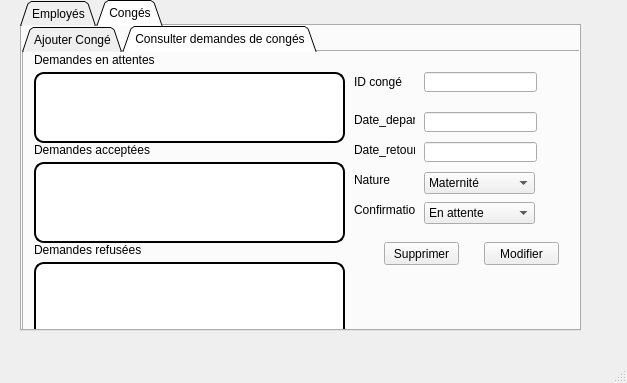
<?xml version="1.0" encoding="UTF-8"?>
<ui version="4.0">
 <class>MainWindow</class>
 <widget class="QMainWindow" name="MainWindow">
  <property name="geometry">
   <rect>
    <x>0</x>
    <y>0</y>
    <width>627</width>
    <height>383</height>
   </rect>
  </property>
  <property name="windowTitle">
   <string>MainWindow</string>
  </property>
  <widget class="QWidget" name="centralwidget">
   <widget class="QScrollBar" name="verticalScrollBar">
    <property name="geometry">
     <rect>
      <x>800</x>
      <y>20</y>
      <width>21</width>
      <height>581</height>
     </rect>
    </property>
    <property name="orientation">
     <enum>Qt::Vertical</enum>
    </property>
   </widget>
   <widget class="QLabel" name="label_2">
    <property name="geometry">
     <rect>
      <x>320</x>
      <y>50</y>
      <width>81</width>
      <height>171</height>
     </rect>
    </property>
    <property name="text">
     <string/>
    </property>
    <property name="pixmap">
     <pixmap>../../154067405_1632533030284127_9027939143200895570_n.png</pixmap>
    </property>
   </widget>
   <widget class="QTabWidget" name="tabWidget_2">
    <property name="geometry">
     <rect>
      <x>20</x>
      <y>0</y>
      <width>561</width>
      <height>331</height>
     </rect>
    </property>
    <property name="autoFillBackground">
     <bool>false</bool>
    </property>
    <property name="tabShape">
     <enum>QTabWidget::Triangular</enum>
    </property>
    <property name="currentIndex">
     <number>1</number>
    </property>
    <property name="tabsClosable">
     <bool>false</bool>
    </property>
    <widget class="QWidget" name="tab_6">
     <attribute name="title">
      <string>Employés</string>
     </attribute>
     <widget class="QLabel" name="label_21">
      <property name="geometry">
       <rect>
        <x>80</x>
        <y>90</y>
        <width>31</width>
        <height>51</height>
       </rect>
      </property>
      <property name="text">
       <string/>
      </property>
      <property name="pixmap">
       <pixmap>../../154067405_1632533030284127_9027939143200895570_n.png</pixmap>
      </property>
     </widget>
     <widget class="QTabWidget" name="tabWidget_3">
      <property name="geometry">
       <rect>
        <x>0</x>
        <y>0</y>
        <width>531</width>
        <height>281</height>
       </rect>
      </property>
      <property name="tabShape">
       <enum>QTabWidget::Triangular</enum>
      </property>
      <property name="currentIndex">
       <number>1</number>
      </property>
      <property name="tabsClosable">
       <bool>false</bool>
      </property>
      <property name="movable">
       <bool>false</bool>
      </property>
      <widget class="QWidget" name="tab_8">
       <attribute name="title">
        <string>Ajouter employé</string>
       </attribute>
       <widget class="QLineEdit" name="nom">
        <property name="geometry">
         <rect>
          <x>70</x>
          <y>30</y>
          <width>113</width>
          <height>20</height>
         </rect>
        </property>
       </widget>
       <widget class="QLineEdit" name="prenom">
        <property name="geometry">
         <rect>
          <x>70</x>
          <y>60</y>
          <width>113</width>
          <height>20</height>
         </rect>
        </property>
       </widget>
       <widget class="QLineEdit" name="age">
        <property name="geometry">
         <rect>
          <x>70</x>
          <y>120</y>
          <width>113</width>
          <height>20</height>
         </rect>
        </property>
       </widget>
       <widget class="QDateEdit" name="dateentr">
        <property name="geometry">
         <rect>
          <x>290</x>
          <y>90</y>
          <width>110</width>
          <height>22</height>
         </rect>
        </property>
        <property name="calendarPopup">
         <bool>true</bool>
        </property>
       </widget>
       <widget class="QDateEdit" name="datenais">
        <property name="geometry">
         <rect>
          <x>70</x>
          <y>90</y>
          <width>111</width>
          <height>22</height>
         </rect>
        </property>
        <property name="calendarPopup">
         <bool>true</bool>
        </property>
       </widget>
       <widget class="QLineEdit" name="cin">
        <property name="geometry">
         <rect>
          <x>70</x>
          <y>0</y>
          <width>113</width>
          <height>20</height>
         </rect>
        </property>
       </widget>
       <widget class="QComboBox" name="role">
        <property name="geometry">
         <rect>
          <x>290</x>
          <y>130</y>
          <width>111</width>
          <height>22</height>
         </rect>
        </property>
        <item>
         <property name="text">
          <string>Admin</string>
         </property>
        </item>
        <item>
         <property name="text">
          <string>Employé</string>
         </property>
        </item>
       </widget>
       <widget class="QLineEdit" name="specialite">
        <property name="geometry">
         <rect>
          <x>70</x>
          <y>150</y>
          <width>113</width>
          <height>20</height>
         </rect>
        </property>
       </widget>
       <widget class="QLabel" name="label_22">
        <property name="geometry">
         <rect>
          <x>0</x>
          <y>0</y>
          <width>47</width>
          <height>13</height>
         </rect>
        </property>
        <property name="text">
         <string>CIN</string>
        </property>
       </widget>
       <widget class="QLabel" name="label_23">
        <property name="geometry">
         <rect>
          <x>0</x>
          <y>30</y>
          <width>47</width>
          <height>13</height>
         </rect>
        </property>
        <property name="text">
         <string>Nom</string>
        </property>
       </widget>
       <widget class="QLabel" name="label_24">
        <property name="geometry">
         <rect>
          <x>0</x>
          <y>60</y>
          <width>47</width>
          <height>13</height>
         </rect>
        </property>
        <property name="text">
         <string>Prenom</string>
        </property>
       </widget>
       <widget class="QLabel" name="label_25">
        <property name="geometry">
         <rect>
          <x>0</x>
          <y>90</y>
          <width>61</width>
          <height>16</height>
         </rect>
        </property>
        <property name="text">
         <string>Date nais:</string>
        </property>
       </widget>
       <widget class="QLabel" name="label_26">
        <property name="geometry">
         <rect>
          <x>0</x>
          <y>120</y>
          <width>47</width>
          <height>13</height>
         </rect>
        </property>
        <property name="text">
         <string>Age</string>
        </property>
       </widget>
       <widget class="QLabel" name="label_27">
        <property name="geometry">
         <rect>
          <x>0</x>
          <y>150</y>
          <width>47</width>
          <height>13</height>
         </rect>
        </property>
        <property name="text">
         <string>Specialité</string>
        </property>
       </widget>
       <widget class="QLineEdit" name="email">
        <property name="geometry">
         <rect>
          <x>70</x>
          <y>180</y>
          <width>113</width>
          <height>20</height>
         </rect>
        </property>
       </widget>
       <widget class="QLabel" name="label_28">
        <property name="geometry">
         <rect>
          <x>0</x>
          <y>180</y>
          <width>47</width>
          <height>13</height>
         </rect>
        </property>
        <property name="text">
         <string>Email</string>
        </property>
       </widget>
       <widget class="QLabel" name="label_29">
        <property name="geometry">
         <rect>
          <x>0</x>
          <y>210</y>
          <width>47</width>
          <height>13</height>
         </rect>
        </property>
        <property name="text">
         <string>Password</string>
        </property>
       </widget>
       <widget class="QLineEdit" name="mdp">
        <property name="geometry">
         <rect>
          <x>70</x>
          <y>210</y>
          <width>113</width>
          <height>20</height>
         </rect>
        </property>
       </widget>
       <widget class="QLabel" name="label_30">
        <property name="geometry">
         <rect>
          <x>210</x>
          <y>90</y>
          <width>81</width>
          <height>16</height>
         </rect>
        </property>
        <property name="text">
         <string>Date entrée:</string>
        </property>
       </widget>
       <widget class="QLabel" name="label_31">
        <property name="geometry">
         <rect>
          <x>210</x>
          <y>130</y>
          <width>47</width>
          <height>13</height>
         </rect>
        </property>
        <property name="text">
         <string>Role</string>
        </property>
       </widget>
       <widget class="QPushButton" name="Ajouter">
        <property name="geometry">
         <rect>
          <x>380</x>
          <y>210</y>
          <width>75</width>
          <height>23</height>
         </rect>
        </property>
        <property name="text">
         <string>Ajouter</string>
        </property>
       </widget>
       <widget class="QLineEdit" name="eval">
        <property name="geometry">
         <rect>
          <x>270</x>
          <y>0</y>
          <width>113</width>
          <height>20</height>
         </rect>
        </property>
       </widget>
       <widget class="QLineEdit" name="tel">
        <property name="geometry">
         <rect>
          <x>270</x>
          <y>30</y>
          <width>113</width>
          <height>20</height>
         </rect>
        </property>
       </widget>
       <widget class="QLabel" name="label_32">
        <property name="geometry">
         <rect>
          <x>200</x>
          <y>0</y>
          <width>61</width>
          <height>16</height>
         </rect>
        </property>
        <property name="text">
         <string>evaluation</string>
        </property>
       </widget>
       <widget class="QLabel" name="label_33">
        <property name="geometry">
         <rect>
          <x>200</x>
          <y>30</y>
          <width>47</width>
          <height>16</height>
         </rect>
        </property>
        <property name="text">
         <string>telephone</string>
        </property>
       </widget>
      </widget>
      <widget class="QWidget" name="tab_9">
       <attribute name="title">
        <string>Consulter liste employés</string>
       </attribute>
       <widget class="QTableView" name="tableView">
        <property name="geometry">
         <rect>
          <x>10</x>
          <y>10</y>
          <width>221</width>
          <height>161</height>
         </rect>
        </property>
        <property name="autoFillBackground">
         <bool>false</bool>
        </property>
        <property name="styleSheet">
         <string notr="true">border: 2px solid black;
border-radius: 10px;
padding: 0 8px;
background: white;
selection-background-color: gray;</string>
        </property>
       </widget>
       <widget class="QPushButton" name="pushButton">
        <property name="geometry">
         <rect>
          <x>160</x>
          <y>180</y>
          <width>75</width>
          <height>23</height>
         </rect>
        </property>
        <property name="text">
         <string>supprimer</string>
        </property>
       </widget>
       <widget class="QLineEdit" name="supcin">
        <property name="geometry">
         <rect>
          <x>50</x>
          <y>180</y>
          <width>91</width>
          <height>20</height>
         </rect>
        </property>
       </widget>
       <widget class="QLabel" name="label_34">
        <property name="geometry">
         <rect>
          <x>0</x>
          <y>180</y>
          <width>47</width>
          <height>13</height>
         </rect>
        </property>
        <property name="text">
         <string>CIN</string>
        </property>
       </widget>
       <widget class="QLineEdit" name="cin1">
        <property name="geometry">
         <rect>
          <x>300</x>
          <y>0</y>
          <width>113</width>
          <height>20</height>
         </rect>
        </property>
       </widget>
       <widget class="QDateEdit" name="dateentr1">
        <property name="geometry">
         <rect>
          <x>300</x>
          <y>120</y>
          <width>111</width>
          <height>22</height>
         </rect>
        </property>
        <property name="calendarPopup">
         <bool>true</bool>
        </property>
       </widget>
       <widget class="QLineEdit" name="specialite1">
        <property name="geometry">
         <rect>
          <x>300</x>
          <y>150</y>
          <width>113</width>
          <height>20</height>
         </rect>
        </property>
       </widget>
       <widget class="QLineEdit" name="prenom1">
        <property name="geometry">
         <rect>
          <x>300</x>
          <y>60</y>
          <width>113</width>
          <height>20</height>
         </rect>
        </property>
       </widget>
       <widget class="QLineEdit" name="eval1">
        <property name="geometry">
         <rect>
          <x>300</x>
          <y>90</y>
          <width>113</width>
          <height>20</height>
         </rect>
        </property>
       </widget>
       <widget class="QPushButton" name="modifier">
        <property name="geometry">
         <rect>
          <x>440</x>
          <y>60</y>
          <width>75</width>
          <height>23</height>
         </rect>
        </property>
        <property name="text">
         <string>Modifier</string>
        </property>
       </widget>
       <widget class="QPushButton" name="pushButton_4">
        <property name="geometry">
         <rect>
          <x>440</x>
          <y>210</y>
          <width>75</width>
          <height>23</height>
         </rect>
        </property>
        <property name="text">
         <string>PushButton</string>
        </property>
       </widget>
       <widget class="QLabel" name="label_35">
        <property name="geometry">
         <rect>
          <x>240</x>
          <y>0</y>
          <width>41</width>
          <height>21</height>
         </rect>
        </property>
        <property name="text">
         <string>CIN</string>
        </property>
       </widget>
       <widget class="QLabel" name="label_36">
        <property name="geometry">
         <rect>
          <x>240</x>
          <y>60</y>
          <width>51</width>
          <height>21</height>
         </rect>
        </property>
        <property name="text">
         <string>Prenom</string>
        </property>
       </widget>
       <widget class="QLabel" name="label_37">
        <property name="geometry">
         <rect>
          <x>240</x>
          <y>90</y>
          <width>51</width>
          <height>20</height>
         </rect>
        </property>
        <property name="text">
         <string>Evaluation</string>
        </property>
       </widget>
       <widget class="QLabel" name="label_38">
        <property name="geometry">
         <rect>
          <x>240</x>
          <y>120</y>
          <width>61</width>
          <height>20</height>
         </rect>
        </property>
        <property name="text">
         <string>Dateentrée</string>
        </property>
       </widget>
       <widget class="QLabel" name="label_39">
        <property name="geometry">
         <rect>
          <x>240</x>
          <y>150</y>
          <width>51</width>
          <height>16</height>
         </rect>
        </property>
        <property name="text">
         <string>Spécialité</string>
        </property>
       </widget>
       <widget class="QLineEdit" name="nom1">
        <property name="geometry">
         <rect>
          <x>300</x>
          <y>30</y>
          <width>113</width>
          <height>20</height>
         </rect>
        </property>
       </widget>
       <widget class="QLabel" name="label_40">
        <property name="geometry">
         <rect>
          <x>240</x>
          <y>30</y>
          <width>41</width>
          <height>20</height>
         </rect>
        </property>
        <property name="text">
         <string>Nom</string>
        </property>
       </widget>
      </widget>
      <widget class="QWidget" name="tab_10">
       <attribute name="title">
        <string>supp</string>
       </attribute>
      </widget>
     </widget>
    </widget>
    <widget class="QWidget" name="tab_7">
     <attribute name="title">
      <string>Congés</string>
     </attribute>
     <widget class="QTabWidget" name="tabWidget">
      <property name="geometry">
       <rect>
        <x>0</x>
        <y>0</y>
        <width>581</width>
        <height>321</height>
       </rect>
      </property>
      <property name="tabShape">
       <enum>QTabWidget::Triangular</enum>
      </property>
      <property name="currentIndex">
       <number>1</number>
      </property>
      <widget class="QWidget" name="tab">
       <attribute name="title">
        <string>Ajouter Congé</string>
       </attribute>
       <widget class="QLabel" name="label_3">
        <property name="geometry">
         <rect>
          <x>20</x>
          <y>60</y>
          <width>61</width>
          <height>16</height>
         </rect>
        </property>
        <property name="text">
         <string>Cin employé</string>
        </property>
       </widget>
       <widget class="QLabel" name="label_4">
        <property name="geometry">
         <rect>
          <x>20</x>
          <y>100</y>
          <width>61</width>
          <height>16</height>
         </rect>
        </property>
        <property name="text">
         <string>Date_depart</string>
        </property>
       </widget>
       <widget class="QLabel" name="label_5">
        <property name="geometry">
         <rect>
          <x>20</x>
          <y>140</y>
          <width>61</width>
          <height>16</height>
         </rect>
        </property>
        <property name="text">
         <string>Date_retour</string>
        </property>
       </widget>
       <widget class="QLabel" name="label_6">
        <property name="geometry">
         <rect>
          <x>20</x>
          <y>180</y>
          <width>61</width>
          <height>16</height>
         </rect>
        </property>
        <property name="text">
         <string>Nature</string>
        </property>
       </widget>
       <widget class="QComboBox" name="confirmation">
        <property name="geometry">
         <rect>
          <x>110</x>
          <y>210</y>
          <width>111</width>
          <height>22</height>
         </rect>
        </property>
        <item>
         <property name="text">
          <string>En attente </string>
         </property>
        </item>
        <item>
         <property name="text">
          <string>Acceptée</string>
         </property>
        </item>
        <item>
         <property name="text">
          <string>Refusée</string>
         </property>
        </item>
       </widget>
       <widget class="QComboBox" name="nature">
        <property name="geometry">
         <rect>
          <x>110</x>
          <y>180</y>
          <width>111</width>
          <height>22</height>
         </rect>
        </property>
        <item>
         <property name="text">
          <string>Maternité</string>
         </property>
        </item>
        <item>
         <property name="text">
          <string>Maladie</string>
         </property>
        </item>
        <item>
         <property name="text">
          <string>Vacances</string>
         </property>
        </item>
        <item>
         <property name="text">
          <string>Télétravail</string>
         </property>
        </item>
       </widget>
       <widget class="QLabel" name="label_7">
        <property name="geometry">
         <rect>
          <x>20</x>
          <y>210</y>
          <width>61</width>
          <height>16</height>
         </rect>
        </property>
        <property name="text">
         <string>Confirmation</string>
        </property>
       </widget>
       <widget class="QPushButton" name="ajouterconge">
        <property name="geometry">
         <rect>
          <x>290</x>
          <y>140</y>
          <width>75</width>
          <height>23</height>
         </rect>
        </property>
        <property name="text">
         <string>Ajouter </string>
        </property>
       </widget>
       <widget class="QPushButton" name="load">
        <property name="geometry">
         <rect>
          <x>240</x>
          <y>60</y>
          <width>75</width>
          <height>23</height>
         </rect>
        </property>
        <property name="text">
         <string>Load</string>
        </property>
       </widget>
       <widget class="QComboBox" name="cinemploye_2">
        <property name="geometry">
         <rect>
          <x>110</x>
          <y>60</y>
          <width>111</width>
          <height>22</height>
         </rect>
        </property>
       </widget>
       <widget class="QDateEdit" name="datedepart">
        <property name="geometry">
         <rect>
          <x>110</x>
          <y>100</y>
          <width>110</width>
          <height>22</height>
         </rect>
        </property>
       </widget>
       <widget class="QDateEdit" name="dateretour">
        <property name="geometry">
         <rect>
          <x>110</x>
          <y>140</y>
          <width>110</width>
          <height>22</height>
         </rect>
        </property>
       </widget>
      </widget>
      <widget class="QWidget" name="tab_2">
       <attribute name="title">
        <string>Consulter demandes de congés</string>
       </attribute>
       <widget class="QTableView" name="tableView_2">
        <property name="geometry">
         <rect>
          <x>10</x>
          <y>20</y>
          <width>311</width>
          <height>71</height>
         </rect>
        </property>
        <property name="styleSheet">
         <string notr="true">border: 2px solid black;
border-radius: 10px;
padding: 0 8px;
background: white;
selection-background-color: gray;</string>
        </property>
        <property name="alternatingRowColors">
         <bool>false</bool>
        </property>
       </widget>
       <widget class="QLineEdit" name="date_retour_2">
        <property name="geometry">
         <rect>
          <x>400</x>
          <y>90</y>
          <width>113</width>
          <height>20</height>
         </rect>
        </property>
       </widget>
       <widget class="QLineEdit" name="date_depart_2">
        <property name="geometry">
         <rect>
          <x>400</x>
          <y>60</y>
          <width>113</width>
          <height>20</height>
         </rect>
        </property>
       </widget>
       <widget class="QLabel" name="label_8">
        <property name="geometry">
         <rect>
          <x>330</x>
          <y>20</y>
          <width>61</width>
          <height>20</height>
         </rect>
        </property>
        <property name="text">
         <string>ID congé</string>
        </property>
       </widget>
       <widget class="QLabel" name="label_9">
        <property name="geometry">
         <rect>
          <x>330</x>
          <y>120</y>
          <width>61</width>
          <height>16</height>
         </rect>
        </property>
        <property name="text">
         <string>Nature</string>
        </property>
       </widget>
       <widget class="QLineEdit" name="idconge_2">
        <property name="geometry">
         <rect>
          <x>400</x>
          <y>20</y>
          <width>113</width>
          <height>20</height>
         </rect>
        </property>
       </widget>
       <widget class="QLabel" name="label_10">
        <property name="geometry">
         <rect>
          <x>330</x>
          <y>150</y>
          <width>61</width>
          <height>16</height>
         </rect>
        </property>
        <property name="text">
         <string>Confirmation</string>
        </property>
       </widget>
       <widget class="QComboBox" name="nature_2">
        <property name="geometry">
         <rect>
          <x>400</x>
          <y>120</y>
          <width>111</width>
          <height>22</height>
         </rect>
        </property>
        <item>
         <property name="text">
          <string>Maternité</string>
         </property>
        </item>
        <item>
         <property name="text">
          <string>Maladie</string>
         </property>
        </item>
        <item>
         <property name="text">
          <string>Vacances</string>
         </property>
        </item>
        <item>
         <property name="text">
          <string>Télétravail</string>
         </property>
        </item>
       </widget>
       <widget class="QComboBox" name="confirmation_2">
        <property name="geometry">
         <rect>
          <x>400</x>
          <y>150</y>
          <width>111</width>
          <height>22</height>
         </rect>
        </property>
        <item>
         <property name="text">
          <string>En attente </string>
         </property>
        </item>
        <item>
         <property name="text">
          <string>Acceptée</string>
         </property>
        </item>
        <item>
         <property name="text">
          <string>Refusée</string>
         </property>
        </item>
       </widget>
       <widget class="QLabel" name="label_11">
        <property name="geometry">
         <rect>
          <x>330</x>
          <y>60</y>
          <width>61</width>
          <height>16</height>
         </rect>
        </property>
        <property name="text">
         <string>Date_depart</string>
        </property>
       </widget>
       <widget class="QLabel" name="label_12">
        <property name="geometry">
         <rect>
          <x>330</x>
          <y>90</y>
          <width>61</width>
          <height>16</height>
         </rect>
        </property>
        <property name="text">
         <string>Date_retour</string>
        </property>
       </widget>
       <widget class="QPushButton" name="modifierconge">
        <property name="geometry">
         <rect>
          <x>460</x>
          <y>190</y>
          <width>75</width>
          <height>23</height>
         </rect>
        </property>
        <property name="text">
         <string>Modifier</string>
        </property>
       </widget>
       <widget class="QPushButton" name="suppconge">
        <property name="geometry">
         <rect>
          <x>360</x>
          <y>190</y>
          <width>75</width>
          <height>23</height>
         </rect>
        </property>
        <property name="text">
         <string>Supprimer</string>
        </property>
       </widget>
       <widget class="QTableView" name="tableView_3">
        <property name="geometry">
         <rect>
          <x>10</x>
          <y>110</y>
          <width>311</width>
          <height>81</height>
         </rect>
        </property>
        <property name="styleSheet">
         <string notr="true">border: 2px solid black;
border-radius: 10px;
padding: 0 8px;
background: white;
selection-background-color: gray;</string>
        </property>
       </widget>
       <widget class="QTableView" name="tableView_4">
        <property name="geometry">
         <rect>
          <x>10</x>
          <y>210</y>
          <width>311</width>
          <height>81</height>
         </rect>
        </property>
        <property name="styleSheet">
         <string notr="true">border: 2px solid black;
border-radius: 10px;
padding: 0 8px;
background: white;
selection-background-color: gray;</string>
        </property>
       </widget>
       <widget class="QLabel" name="label">
        <property name="geometry">
         <rect>
          <x>10</x>
          <y>190</y>
          <width>191</width>
          <height>16</height>
         </rect>
        </property>
        <property name="text">
         <string>Demandes refusées </string>
        </property>
       </widget>
       <widget class="QLabel" name="label_13">
        <property name="geometry">
         <rect>
          <x>10</x>
          <y>90</y>
          <width>191</width>
          <height>16</height>
         </rect>
        </property>
        <property name="text">
         <string>Demandes acceptées </string>
        </property>
       </widget>
       <widget class="QLabel" name="label_14">
        <property name="geometry">
         <rect>
          <x>10</x>
          <y>0</y>
          <width>191</width>
          <height>16</height>
         </rect>
        </property>
        <property name="text">
         <string>Demandes en attentes</string>
        </property>
       </widget>
      </widget>
     </widget>
    </widget>
   </widget>
  </widget>
  <widget class="QMenuBar" name="menubar">
   <property name="geometry">
    <rect>
     <x>0</x>
     <y>0</y>
     <width>627</width>
     <height>21</height>
    </rect>
   </property>
  </widget>
  <widget class="QStatusBar" name="statusbar"/>
 </widget>
 <resources/>
 <connections/>
</ui>
